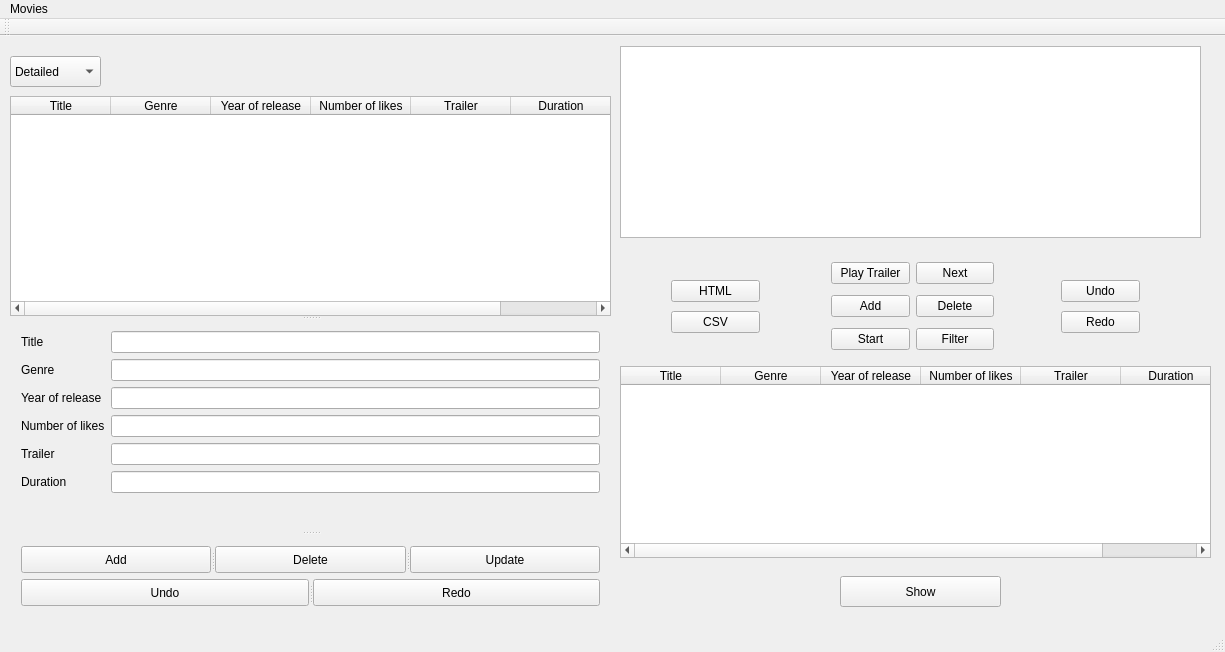
<?xml version="1.0" encoding="UTF-8"?>
<ui version="4.0">
 <class>MainWindow</class>
 <widget class="QMainWindow" name="MainWindow">
  <property name="geometry">
   <rect>
    <x>0</x>
    <y>0</y>
    <width>1225</width>
    <height>652</height>
   </rect>
  </property>
  <property name="windowTitle">
   <string>MainWindow</string>
  </property>
  <widget class="QWidget" name="centralWidget">
   <widget class="QTableWidget" name="watchlistALL">
    <property name="geometry">
     <rect>
      <x>620</x>
      <y>330</y>
      <width>591</width>
      <height>192</height>
     </rect>
    </property>
    <column>
     <property name="text">
      <string>Title</string>
     </property>
    </column>
    <column>
     <property name="text">
      <string>Genre</string>
     </property>
    </column>
    <column>
     <property name="text">
      <string>Year of release</string>
     </property>
    </column>
    <column>
     <property name="text">
      <string>Number of likes</string>
     </property>
    </column>
    <column>
     <property name="text">
      <string>Trailer</string>
     </property>
    </column>
    <column>
     <property name="text">
      <string>Duration</string>
     </property>
    </column>
   </widget>
   <widget class="QWidget" name="layoutWidget">
    <property name="geometry">
     <rect>
      <x>820</x>
      <y>210</y>
      <width>185</width>
      <height>121</height>
     </rect>
    </property>
    <layout class="QVBoxLayout" name="verticalLayout">
     <item>
      <layout class="QHBoxLayout" name="horizontalLayout">
       <item>
        <widget class="QPushButton" name="playButton">
         <property name="text">
          <string>Play Trailer</string>
         </property>
        </widget>
       </item>
       <item>
        <widget class="QPushButton" name="nextButton">
         <property name="text">
          <string>Next</string>
         </property>
        </widget>
       </item>
      </layout>
     </item>
     <item>
      <layout class="QHBoxLayout" name="horizontalLayout_2">
       <item>
        <widget class="QPushButton" name="addWLButton">
         <property name="text">
          <string>Add</string>
         </property>
        </widget>
       </item>
       <item>
        <widget class="QPushButton" name="deleteWLButton">
         <property name="text">
          <string>Delete</string>
         </property>
        </widget>
       </item>
      </layout>
     </item>
     <item>
      <layout class="QHBoxLayout" name="horizontalLayout_3">
       <item>
        <widget class="QPushButton" name="startButton">
         <property name="text">
          <string>Start</string>
         </property>
        </widget>
       </item>
       <item>
        <widget class="QPushButton" name="filterButton">
         <property name="text">
          <string>Filter</string>
         </property>
        </widget>
       </item>
      </layout>
     </item>
    </layout>
   </widget>
   <widget class="QListWidget" name="watchlist">
    <property name="geometry">
     <rect>
      <x>620</x>
      <y>10</y>
      <width>581</width>
      <height>192</height>
     </rect>
    </property>
   </widget>
   <widget class="QComboBox" name="comboBox">
    <property name="geometry">
     <rect>
      <x>10</x>
      <y>20</y>
      <width>91</width>
      <height>31</height>
     </rect>
    </property>
    <item>
     <property name="text">
      <string>Detailed</string>
     </property>
    </item>
    <item>
     <property name="text">
      <string>Short</string>
     </property>
    </item>
   </widget>
   <widget class="QSplitter" name="splitter_3">
    <property name="geometry">
     <rect>
      <x>10</x>
      <y>60</y>
      <width>601</width>
      <height>521</height>
     </rect>
    </property>
    <property name="orientation">
     <enum>Qt::Vertical</enum>
    </property>
    <widget class="QTableWidget" name="tableRepo">
     <property name="autoFillBackground">
      <bool>false</bool>
     </property>
     <column>
      <property name="text">
       <string>Title</string>
      </property>
     </column>
     <column>
      <property name="text">
       <string>Genre</string>
      </property>
     </column>
     <column>
      <property name="text">
       <string>Year of release</string>
      </property>
     </column>
     <column>
      <property name="text">
       <string>Number of likes</string>
      </property>
     </column>
     <column>
      <property name="text">
       <string>Trailer</string>
      </property>
     </column>
     <column>
      <property name="text">
       <string>Duration</string>
      </property>
     </column>
    </widget>
    <widget class="QWidget" name="layoutWidget">
     <layout class="QFormLayout" name="formLayout">
      <item row="0" column="0">
       <widget class="QLabel" name="label">
        <property name="text">
         <string>Title</string>
        </property>
       </widget>
      </item>
      <item row="0" column="1">
       <widget class="QLineEdit" name="titleLineEdit"/>
      </item>
      <item row="1" column="0">
       <widget class="QLabel" name="label_2">
        <property name="text">
         <string>Genre</string>
        </property>
       </widget>
      </item>
      <item row="1" column="1">
       <widget class="QLineEdit" name="genreLineEdit"/>
      </item>
      <item row="2" column="0">
       <widget class="QLabel" name="label_3">
        <property name="text">
         <string>Year of release</string>
        </property>
       </widget>
      </item>
      <item row="2" column="1">
       <widget class="QLineEdit" name="yearofreleaseLineEdit"/>
      </item>
      <item row="3" column="0">
       <widget class="QLabel" name="label_4">
        <property name="text">
         <string>Number of likes</string>
        </property>
       </widget>
      </item>
      <item row="3" column="1">
       <widget class="QLineEdit" name="nrlikesLineEdit"/>
      </item>
      <item row="4" column="0">
       <widget class="QLabel" name="label_5">
        <property name="text">
         <string>Trailer</string>
        </property>
       </widget>
      </item>
      <item row="4" column="1">
       <widget class="QLineEdit" name="trailerLineEdit"/>
      </item>
      <item row="5" column="0">
       <widget class="QLabel" name="label_6">
        <property name="text">
         <string>Duration</string>
        </property>
       </widget>
      </item>
      <item row="5" column="1">
       <widget class="QLineEdit" name="durationLineEdit"/>
      </item>
     </layout>
    </widget>
    <widget class="QWidget" name="layoutWidget">
     <layout class="QVBoxLayout" name="verticalLayout_2">
      <item>
       <widget class="QSplitter" name="splitter">
        <property name="orientation">
         <enum>Qt::Horizontal</enum>
        </property>
        <widget class="QPushButton" name="addButton">
         <property name="text">
          <string>Add</string>
         </property>
         <property name="iconSize">
          <size>
           <width>16</width>
           <height>16</height>
          </size>
         </property>
         <property name="autoDefault">
          <bool>false</bool>
         </property>
         <property name="default">
          <bool>false</bool>
         </property>
         <property name="flat">
          <bool>false</bool>
         </property>
        </widget>
        <widget class="QPushButton" name="deleteButton">
         <property name="text">
          <string>Delete</string>
         </property>
        </widget>
        <widget class="QPushButton" name="updateButton">
         <property name="text">
          <string>Update</string>
         </property>
        </widget>
       </widget>
      </item>
      <item>
       <widget class="QSplitter" name="splitter_2">
        <property name="orientation">
         <enum>Qt::Horizontal</enum>
        </property>
        <widget class="QPushButton" name="undoButton">
         <property name="text">
          <string>Undo</string>
         </property>
        </widget>
        <widget class="QPushButton" name="redoButton">
         <property name="text">
          <string>Redo</string>
         </property>
        </widget>
       </widget>
      </item>
     </layout>
    </widget>
   </widget>
   <widget class="QPushButton" name="showButton">
    <property name="geometry">
     <rect>
      <x>840</x>
      <y>540</y>
      <width>161</width>
      <height>31</height>
     </rect>
    </property>
    <property name="text">
     <string>Show</string>
    </property>
   </widget>
   <widget class="QWidget" name="">
    <property name="geometry">
     <rect>
      <x>660</x>
      <y>230</y>
      <width>111</width>
      <height>81</height>
     </rect>
    </property>
    <layout class="QVBoxLayout" name="verticalLayout_3">
     <item>
      <widget class="QPushButton" name="htmlButton">
       <property name="text">
        <string>HTML</string>
       </property>
      </widget>
     </item>
     <item>
      <widget class="QPushButton" name="csvButton">
       <property name="text">
        <string>CSV</string>
       </property>
      </widget>
     </item>
    </layout>
   </widget>
   <widget class="QWidget" name="">
    <property name="geometry">
     <rect>
      <x>1050</x>
      <y>230</y>
      <width>101</width>
      <height>81</height>
     </rect>
    </property>
    <layout class="QVBoxLayout" name="verticalLayout_4">
     <item>
      <widget class="QPushButton" name="undoWButton">
       <property name="text">
        <string>Undo</string>
       </property>
      </widget>
     </item>
     <item>
      <widget class="QPushButton" name="redoWButton">
       <property name="text">
        <string>Redo</string>
       </property>
      </widget>
     </item>
    </layout>
   </widget>
  </widget>
  <widget class="QMenuBar" name="menuBar">
   <property name="geometry">
    <rect>
     <x>0</x>
     <y>0</y>
     <width>1225</width>
     <height>22</height>
    </rect>
   </property>
   <widget class="QMenu" name="menuMovies">
    <property name="title">
     <string>Movies</string>
    </property>
   </widget>
   <addaction name="menuMovies"/>
  </widget>
  <widget class="QToolBar" name="mainToolBar">
   <attribute name="toolBarArea">
    <enum>TopToolBarArea</enum>
   </attribute>
   <attribute name="toolBarBreak">
    <bool>false</bool>
   </attribute>
  </widget>
  <widget class="QStatusBar" name="statusBar"/>
 </widget>
 <layoutdefault spacing="6" margin="11"/>
 <resources/>
 <connections/>
</ui>
